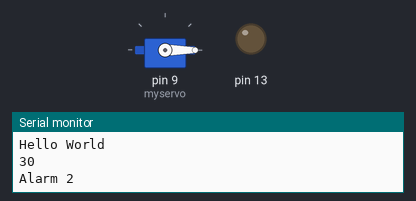
Simulated run of this program. Board: Arduino Uno, built with avr-gcc and run on an emulated ATmega328P. On the bench: servo, output pins drawn as LEDs (lit = HIGH), the last lines printed to the serial monitor. The local clock reads 2024-03-15 10:24:30 at power-on unless the program sets it.

Above: at 0.05 s.
At 10.1 s:
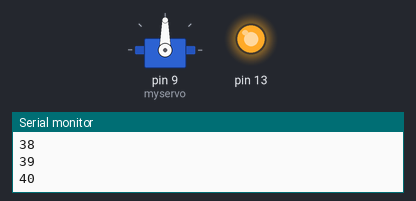
At 20.15 s:
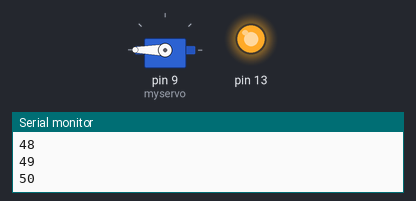
At 39.95 s:
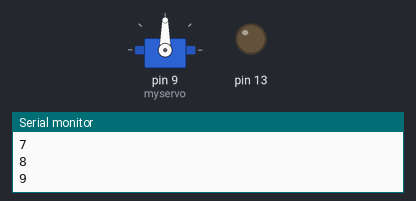
Timing chart, 0 to 52.1 s (numbered marks = the images above):
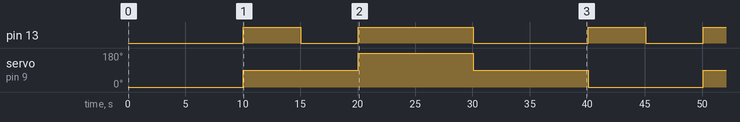

The program:

main.cpp
```cpp
#include <Arduino.h>
#include <RTClib.h>
#include <Wire.h>
#include <SPI.h>
#include <Servo.h>


Servo myservo;
RTC_DS3231 rtc;
const int alarminute1 = 10;
const int alarminute2 = 15;
volatile int startedSeconds;
volatile int degrees[] = {0,90,180};
volatile int index = 0;
volatile bool goBack = false;

void turnServo() {
  if (index == 2) {
    goBack = true;
  }
  if (index == 0) {
    goBack = false;
  }

  myservo.write(degrees[index]);
  index = goBack ? index - 1 : index + 1;
}

void setAlarm1(DateTime now) {
  if(abs(now.second() - startedSeconds) % alarminute1 == 0){
    digitalWrite(13, HIGH);
    turnServo();
  }
}


void setAlarm2(DateTime now) {
  if(abs(now.second() - startedSeconds) % alarminute2 == 0){
    Serial.println("Alarm 2");
    digitalWrite(13, LOW);
  }
}

void setup() {
  Serial.begin(9600);
  Serial.println("Hello World");
  myservo.attach(9);
  pinMode(13, OUTPUT);
  digitalWrite(13, LOW);

  if (!rtc.begin()) {
    Serial.println("Couldn't find RTC");
    while (1);
  }

  if (rtc.lostPower()) {
    Serial.println("RTC lost power, let's set the time!");
    rtc.adjust(DateTime(F(__DATE__), F(__TIME__)));
  }
  startedSeconds = rtc.now().second();
}

void loop() {
  DateTime now = rtc.now();

  Serial.println(now.second());

  setAlarm1(now);
  setAlarm2(now);

  delay(1000);
}
```

Measured:
- by itself, pin 13: repeats every 30.0 s: LOW 5.0 s, HIGH 10.0 s, LOW 10.0 s, HIGH 5.0 s
- by itself, servo on pin 9 (myservo): repeats every 40.1 s: 180° 10.0 s, 90° 10.0 s, 0° 10.0 s, 90° 10.0 s
